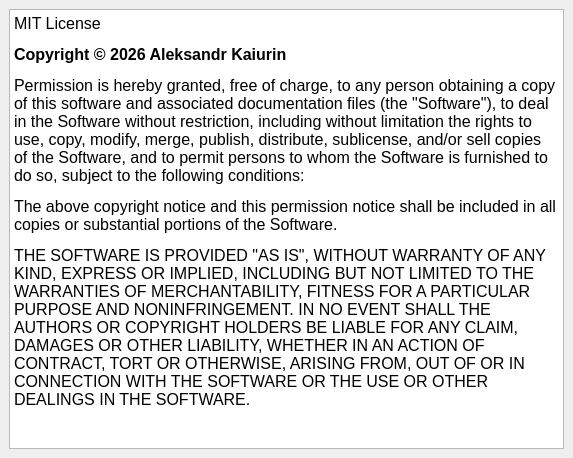
<?xml version="1.0" encoding="UTF-8"?>
<ui version="4.0">
 <class>MainWindow</class>
 <widget class="QMainWindow" name="MainWindow">
  <property name="geometry">
   <rect>
    <x>0</x>
    <y>0</y>
    <width>573</width>
    <height>458</height>
   </rect>
  </property>
  <property name="windowTitle">
   <string>License</string>
  </property>
  <widget class="QWidget" name="centralwidget">
   <layout class="QVBoxLayout" name="verticalLayout">
    <item>
     <widget class="QTextEdit" name="textEdit">
      <property name="font">
       <font>
        <family>Arial</family>
        <pointsize>12</pointsize>
       </font>
      </property>
      <property name="readOnly">
       <bool>true</bool>
      </property>
      <property name="html">
       <string>&lt;!DOCTYPE HTML PUBLIC &quot;-//W3C//DTD HTML 4.0//EN&quot; &quot;http://www.w3.org/TR/REC-html40/strict.dtd&quot;&gt;
&lt;html&gt;&lt;head&gt;&lt;meta name=&quot;qrichtext&quot; content=&quot;1&quot; /&gt;&lt;meta charset=&quot;utf-8&quot; /&gt;&lt;style type=&quot;text/css&quot;&gt;
p, li { white-space: pre-wrap; }
hr { height: 1px; border-width: 0; }
li.unchecked::marker { content: &quot;\2610&quot;; }
li.checked::marker { content: &quot;\2612&quot;; }
&lt;/style&gt;&lt;/head&gt;&lt;body style=&quot; font-family:'Arial'; font-size:12pt; font-weight:400; font-style:normal;&quot;&gt;
&lt;p style=&quot; margin-top:12px; margin-bottom:12px; margin-left:0px; margin-right:0px; -qt-block-indent:0; text-indent:0px;&quot;&gt;MIT License &lt;/p&gt;
&lt;p style=&quot; margin-top:12px; margin-bottom:12px; margin-left:0px; margin-right:0px; -qt-block-indent:0; text-indent:0px;&quot;&gt;&lt;a name=&quot;separator&quot;&gt;&lt;/a&gt;&lt;span style=&quot; font-weight:700;&quot;&gt;C&lt;/span&gt;&lt;span style=&quot; font-weight:700;&quot;&gt;opyright ©&lt;/span&gt; &lt;span style=&quot; font-weight:700;&quot;&gt;2026 Aleksandr Kaiurin&lt;/span&gt; &lt;/p&gt;
&lt;p style=&quot; margin-top:12px; margin-bottom:12px; margin-left:0px; margin-right:0px; -qt-block-indent:0; text-indent:0px;&quot;&gt;&lt;a name=&quot;LicenseText&quot;&gt;&lt;/a&gt;Permission is hereby granted, free of charge, to any person obtaining a copy of this software and associated documentation files (the &amp;quot;Software&amp;quot;), to deal in the Software without restriction, including without limitation the rights to use, copy, modify, merge, publish, distribute, sublicense, and/or sell copies of the Software, and to permit persons to whom the Software is furnished to do so, subject to the following conditions: &lt;/p&gt;
&lt;p style=&quot; margin-top:12px; margin-bottom:12px; margin-left:0px; margin-right:0px; -qt-block-indent:0; text-indent:0px;&quot;&gt;The above copyright notice and this permission notice shall be included in all copies or substantial portions of the Software. &lt;/p&gt;
&lt;p style=&quot; margin-top:12px; margin-bottom:12px; margin-left:0px; margin-right:0px; -qt-block-indent:0; text-indent:0px;&quot;&gt;THE SOFTWARE IS PROVIDED &amp;quot;AS IS&amp;quot;, WITHOUT WARRANTY OF ANY KIND, EXPRESS OR IMPLIED, INCLUDING BUT NOT LIMITED TO THE WARRANTIES OF MERCHANTABILITY, FITNESS FOR A PARTICULAR PURPOSE AND NONINFRINGEMENT. IN NO EVENT SHALL THE AUTHORS OR COPYRIGHT HOLDERS BE LIABLE FOR ANY CLAIM, DAMAGES OR OTHER LIABILITY, WHETHER IN AN ACTION OF CONTRACT, TORT OR OTHERWISE, ARISING FROM, OUT OF OR IN CONNECTION WITH THE SOFTWARE OR THE USE OR OTHER DEALINGS IN THE SOFTWARE. &lt;/p&gt;&lt;/body&gt;&lt;/html&gt;</string>
      </property>
     </widget>
    </item>
   </layout>
  </widget>
 </widget>
 <resources/>
 <connections/>
</ui>
